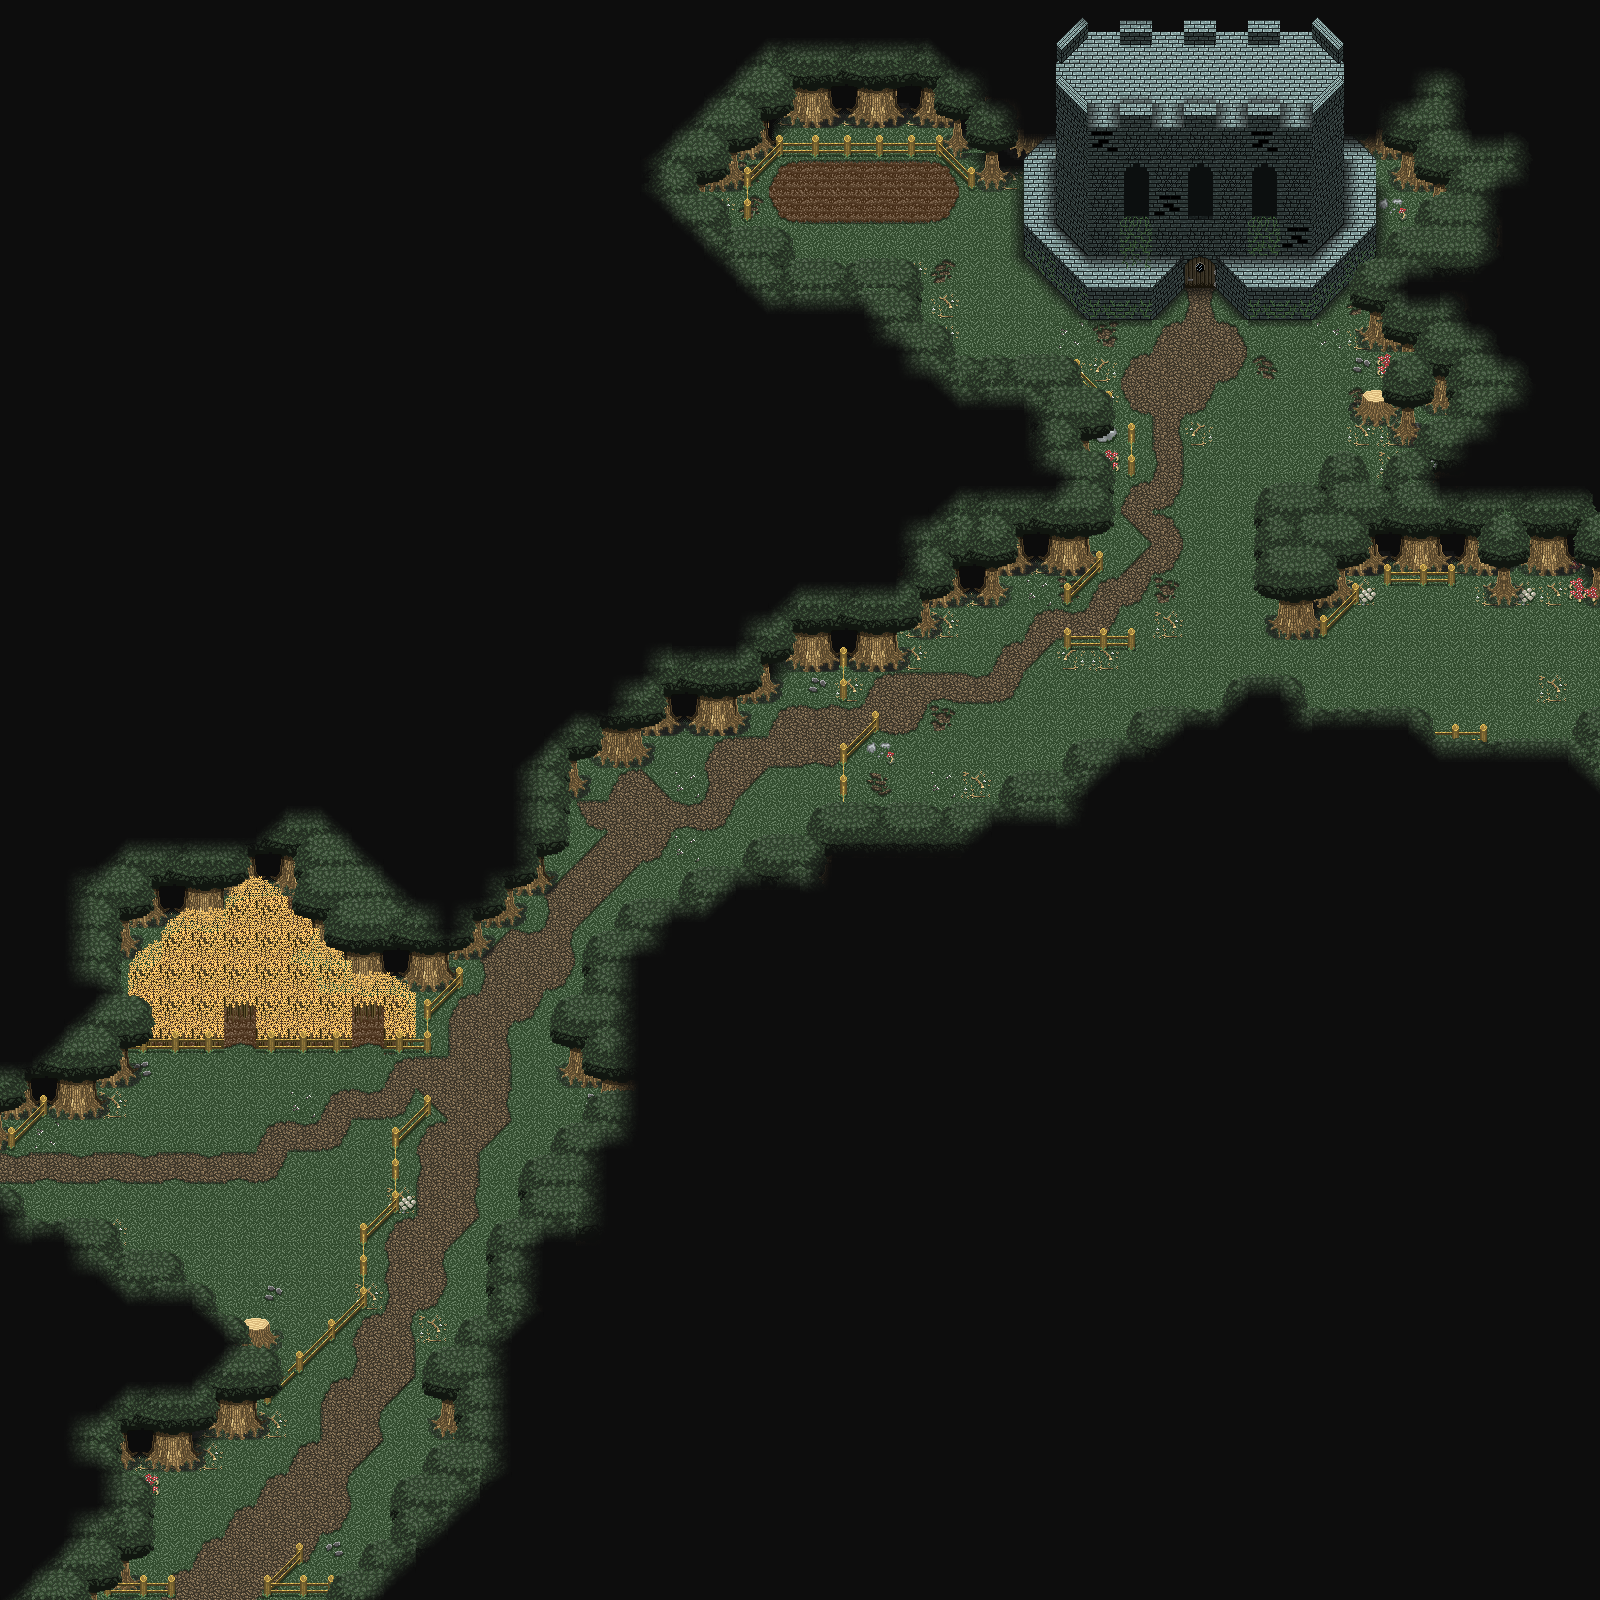

This game map was drawn from its Tiled (.tmx) file and the tilesets committed beside it. A one-line description and the trimmed map source follow:
An orthogonal 50x50 tile map with 32x32 px tiles, 8 tile layers (background, background2, object, object2, ...), 2 tilesets and 16 objects (5x level_change, player_spawn).

<map version="1.0" orientation="orthogonal" width="50" height="50" tilewidth="32" tileheight="32">
 <properties>
  <property name="natural_light" value="True" />
 </properties>
 <tileset firstgid="1" name="gideon_tower_outside" tilewidth="32" tileheight="32">
  <image source="../Textures/Tilesets/gideon_tower_outside.png" width="256" height="1280" />
 </tileset>
 <tileset firstgid="321" name="scriptingTiles" tilewidth="32" tileheight="32">
  <image source="../Textures/Tilesets/scriptingTiles.png" width="256" height="120" />
 </tileset>
 <layer name="background" width="50" height="50">
  <data>[2500 cells, 2500 non-empty, 18 distinct tile ids]</data>
 </layer>
 <layer name="background2" width="50" height="50">
  <data>[2500 cells, 175 non-empty, 27 distinct tile ids]</data>
 </layer>
 <layer name="object" width="50" height="50">
  <data>[2500 cells, 1286 non-empty, 64 distinct tile ids]</data>
 </layer>
 <layer name="object2" width="50" height="50">
  <data>[2500 cells, 231 non-empty, 40 distinct tile ids]</data>
 </layer>
 <layer name="shadow" width="50" height="50">
  <data>[2500 cells, 179 non-empty, 44 distinct tile ids]</data>
 </layer>
 <layer name="roof" width="50" height="50">
  <data>[2500 cells, 716 non-empty, 42 distinct tile ids]</data>
 </layer>
 <layer name="roof2" width="50" height="50">
  <data>[2500 cells, 41 non-empty, 17 distinct tile ids]</data>
 </layer>
 <layer name="roof-shadow" width="50" height="50">
  <data>[2500 cells, 1835 non-empty, 26 distinct tile ids]</data>
 </layer>
 <objectgroup name="scripts">
  <object type="player_spawn" gid="324" x="1184" y="352" />
  <object name="sc2" type="level_change" gid="323" x="1184" y="288">
   <properties>
    <property name="coresponding" value="sc1" />
    <property name="direction" value="south" />
    <property name="map" value="gideon_tower" />
   </properties>
  </object>
  <object name="lv3" type="level_change" gid="323" x="1568" y="672">
   <properties>
    <property name="coresponding" value="lv4" />
    <property name="direction" value="east" />
    <property name="map" value="gideon_tower_outside_camp" />
   </properties>
  </object>
  <object name="lv5" type="level_change" gid="323" x="1568" y="704">
   <properties>
    <property name="coresponding" value="lv6" />
    <property name="direction" value="east" />
    <property name="map" value="gideon_tower_outside_camp" />
   </properties>
  </object>
  <object name="ds1" type="level_change" gid="323" x="0" y="1184">
   <properties>
    <property name="coresponding" value="ds2" />
    <property name="direction" value="west" />
    <property name="map" value="gideon_tower_outside_west" />
   </properties>
  </object>
  <object name="lv1" type="level_change" gid="323" x="1568" y="640">
   <properties>
    <property name="coresponding" value="lv2" />
    <property name="direction" value="east" />
    <property name="map" value="gideon_tower_outside_camp" />
   </properties>
  </object>
 </objectgroup>
 <objectgroup name="collision" visible="0">
  <object x="1248" y="288">
   <polygon points="0,0 64,0 64,32 0,32" />
  </object>
  <object x="1312" y="320">
   <polygon points="0,0 0,-64 64,-64" />
  </object>
  <object x="1376" y="160">
   <polygon points="0,0 -32,0 -32,-32" />
  </object>
  <object x="1344" y="160">
   <polygon points="0,0 32,0 32,96 0,96" />
  </object>
  <object x="1024" y="256">
   <polygon points="0,0 64,0 64,64" />
  </object>
  <object x="1024" y="160">
   <polygon points="0,0 32,0 32,96 0,96" />
  </object>
  <object x="1056" y="128">
   <polygon points="0,0 0,32 -32,32" />
  </object>
  <object x="1088" y="288">
   <polygon points="0,0 64,0 64,32 0,32" />
  </object>
  <object x="1216" y="288">
   <polygon points="0,0 32,0 32,32" />
  </object>
  <object x="1152" y="320">
   <polygon points="0,0 0,-32 32,-32" />
  </object>
 </objectgroup>
</map>